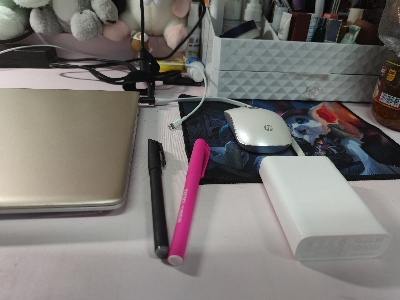
#> input picture TutorialPytorch-main/2.5 数据读取与预处理/2.5.1 图像读取与存储/desk.jpg, 400 x 300 px
$ jupyter execute --allow-errors gen_salt_pepper.ipynb
#> lines starting #> are read from the running program, lines starting #| are printed output that depends on the picture
[cell 1]
import numpy as np

import random

import cv2

from matplotlib import pyplot as plt

def sp_noise(image,prob):

    '''

    添加椒盐噪声

    prob:噪声比例

    '''

    output = np.zeros(image.shape,np.uint8)

    thres = 1 - prob

    for i in range(image.shape[0]):

        for j in range(image.shape[1]):

            rdn = random.random()

            if rdn < prob:

                output[i][j] = 0

            elif rdn > thres:

                output[i][j] = 255

            else:

                output[i][j] = image[i][j]

    return output

# [33 lines left out: function gasuss_noise, not called in this run]

# Read image

img = cv2.imread("../paojie.jpg")

# 添加椒盐噪声，噪声比例为 0.02

#> (the rest of this cell did not finish here and is left out)

[cell 2]
import numpy as np

import random

import cv2

from matplotlib import pyplot as plt

# [22 lines left out: function salt_noise, not called in this run]

def pepper_noise(image,prob):
    """
    添加椒噪声
    image:输入的图像，np.array类型
    prob: 噪声比例
    """

    output = np.zeros(image.shape,np.uint8)

    for i in range(image.shape[0]):

        for j in range(image.shape[1]):

            rand_val = random.random()

            if rand_val < prob:
                output[i][j] = 0

            else:
                output[i][j] = image[i][j]

    return output


if __name__ == "__main__":
    img = np.array(cv2.imread("desk.jpg"))
#> img is the input picture: shape (300, 400, 3); mean B, G, R 115.5, 118.4, 122.9
    img = cv2.resize(img, (400, 300))
    salt_noise_level = [0, 0.02, 0.04, 0.06, 0.08, 0.1]
    plt.figure(figsize=(10,6))
    for i in range(0, 6):
        out = pepper_noise(img.copy(), prob=salt_noise_level[i])
        plt.subplot(2, 3, i+1)
        plt.title("prob: {}".format(salt_noise_level[i]))
        plt.imshow(out)
#> this loop made 6 passes
#> pass 2, `out = pepper_noise(img.copy(), prob=salt_noise_level[i])`:
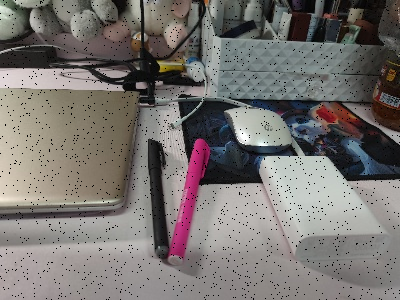
#> out: shape (300, 400, 3); mean B, G, R 113.2, 116, 120.4
#> pass 3, `out = pepper_noise(img.copy(), prob=salt_noise_level[i])`:
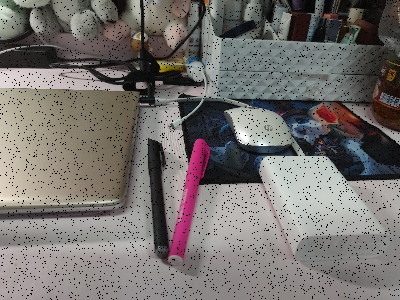
#> out: shape (300, 400, 3); mean B, G, R 110.9, 113.7, 118

    plt.savefig("pepper_noise.png")
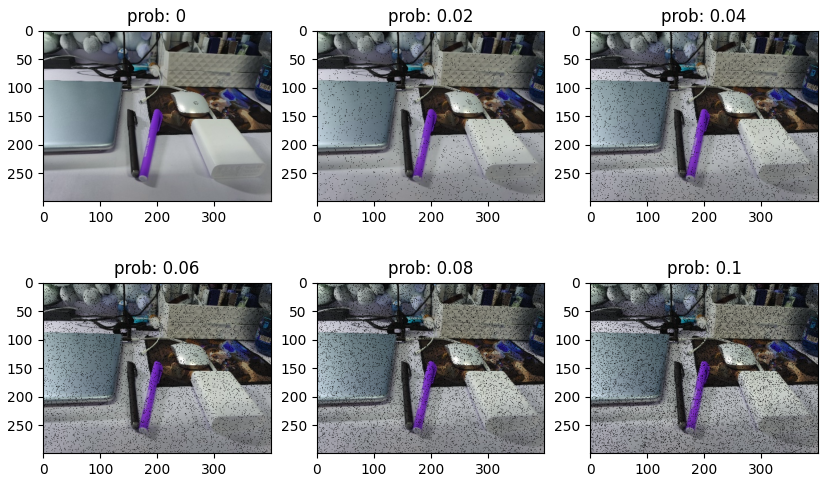
#> figure drawn by matplotlib, 6 panels; B, G, R data is drawn as R, G, B
    plt.show()

$ run again, with TutorialPytorch-main/2.5 数据读取与预处理/2.5.1 图像读取与存储/tree.jpg copied over TutorialPytorch-main/2.5 数据读取与预处理/2.5.1 图像读取与存储/desk.jpg
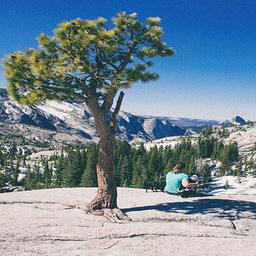
#> input picture TutorialPytorch-main/2.5 数据读取与预处理/2.5.1 图像读取与存储/tree.jpg, 256 x 256 px
#> img is the input picture: shape (256, 256, 3); mean B, G, R 150, 136.3, 115.9
#> `img = cv2.resize(img, (400, 300))`:
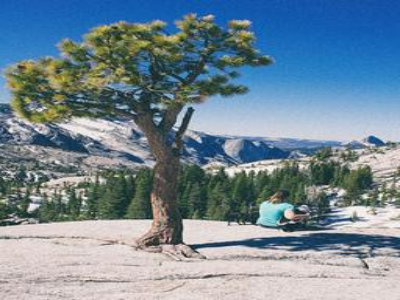
#> img: shape (300, 400, 3); mean B, G, R 149.9, 136.1, 115.8
#> the loop `for i in range(0, 6):` made 6 passes
#> pass 3, `out = pepper_noise(img.copy(), prob=salt_noise_level[i])`:
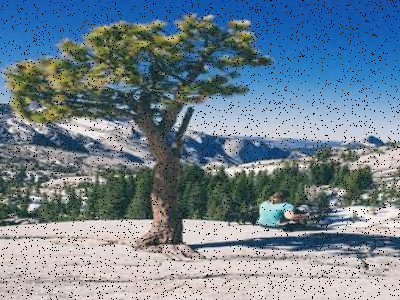
#> out: shape (300, 400, 3); mean B, G, R 143.9, 130.7, 111.2
